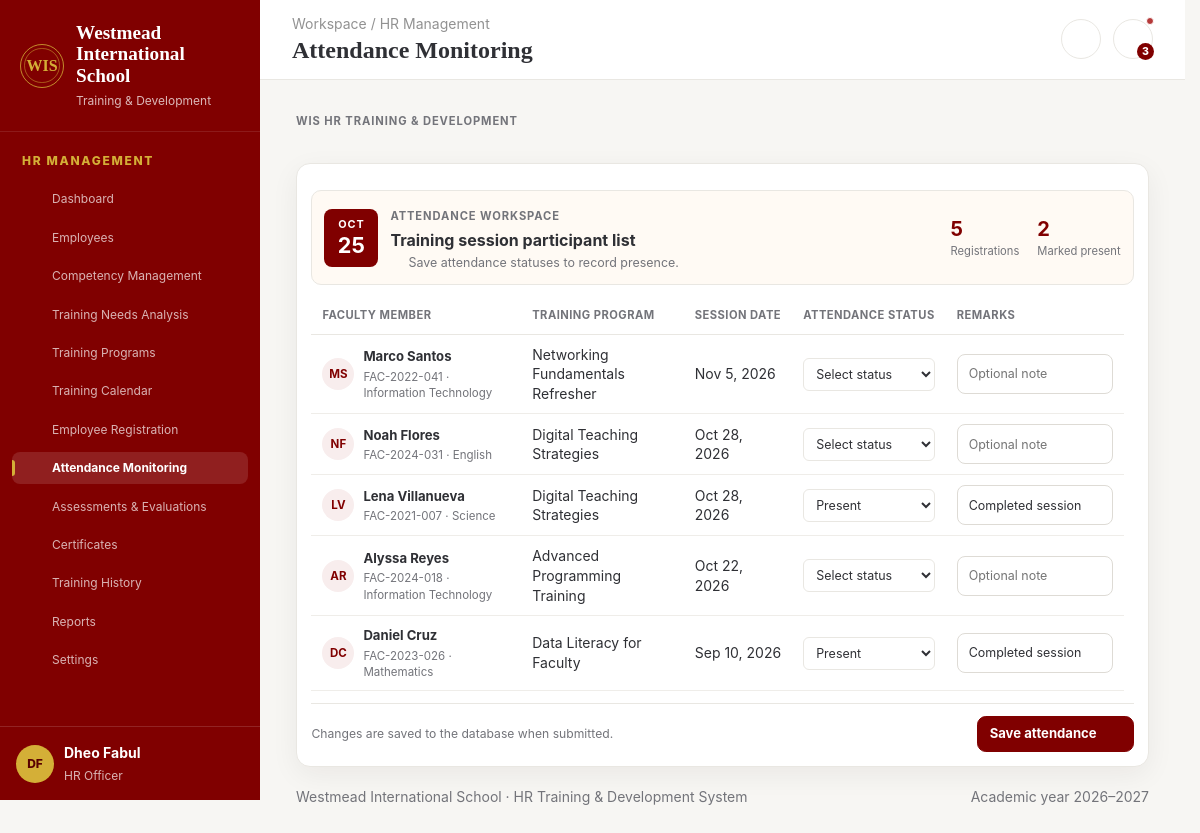
/admin/attendance.php (signed in), run on the app's committed database.
### tables this page shows
CREATE TABLE `registrations` (
  `id` int(10) UNSIGNED NOT NULL,
  `employee_id` int(10) UNSIGNED NOT NULL,
  `program_id` int(10) UNSIGNED NOT NULL,
  `status` enum('Registered','In Progress','Completed','Withdrawn') NOT NULL DEFAULT 'Registered',
  `registered_at` timestamp NOT NULL DEFAULT current_timestamp()
);

CREATE TABLE `employees` (
  `id` int(10) UNSIGNED NOT NULL,
  `employee_code` varchar(30) NOT NULL,
  `first_name` varchar(80) NOT NULL,
  `last_name` varchar(80) NOT NULL,
  `email` varchar(160) NOT NULL,
  `phone` varchar(35) DEFAULT NULL,
  `department` varchar(100) NOT NULL,
  `job_title` varchar(120) NOT NULL,
  `specialization` varchar(120) NOT NULL,
  `hire_date` date DEFAULT NULL,
  `employment_status` enum('Active','On Leave','Inactive') NOT NULL DEFAULT 'Active',
  `created_at` timestamp NOT NULL DEFAULT current_timestamp()
);

CREATE TABLE `training_programs` (
  `id` int(10) UNSIGNED NOT NULL,
  `title` varchar(180) NOT NULL,
  `category` varchar(120) NOT NULL,
  `specialization` varchar(120) NOT NULL,
  `description` text DEFAULT NULL,
  `trainer_user_id` int(10) UNSIGNED DEFAULT NULL,
  `start_date` date NOT NULL,
  `end_date` date DEFAULT NULL,
  `start_time` time DEFAULT NULL,
  `venue` varchar(160) DEFAULT NULL,
  `capacity` smallint(5) UNSIGNED NOT NULL DEFAULT 30,
  `status` enum('Draft','Upcoming','Ongoing','Completed','Cancelled') NOT NULL DEFAULT 'Upcoming',
  `created_by` int(10) UNSIGNED DEFAULT NULL,
  `created_at` timestamp NOT NULL DEFAULT current_timestamp()
);

CREATE TABLE `attendance` (
  `id` int(10) UNSIGNED NOT NULL,
  `registration_id` int(10) UNSIGNED NOT NULL,
  `attendance_status` enum('Present','Late','Absent','Excused') NOT NULL DEFAULT 'Present',
  `remarks` varchar(255) DEFAULT NULL,
  `marked_by` int(10) UNSIGNED DEFAULT NULL,
  `marked_at` timestamp NOT NULL DEFAULT current_timestamp() ON UPDATE current_timestamp()
);

### admin/attendance.php (called while the page is built, shortened)
<?php
require_once __DIR__ . '/../includes/page_bootstrap.php';
require_once __DIR__ . '/../includes/renderers/attendance.php';
$content = render_attendance($pdo, $user);

### includes/page_bootstrap.php (called while the page is built, shortened)
<?php
require_once __DIR__ . '/functions.php';
require_once __DIR__ . '/render_helpers.php';
require_once __DIR__ . '/layout.php';
$user = current_user();

### includes/renderers/attendance.php (the view, shortened to what this page needs)
<?php
function render_attendance(PDO $pdo, array $user): string
{
    $role = strtolower((string)($user['role'] ?? ''));
    $sql = 'SELECT r.id AS registration_id, r.status AS registration_status, '
        . 'e.employee_code, e.first_name, e.last_name, e.department, '
        . 'p.title, p.start_date, a.attendance_status, a.remarks '
        . 'FROM registrations r '
        . 'JOIN employees e ON e.id = r.employee_id '
        . 'JOIN training_programs p ON p.id = r.program_id '
        . 'LEFT JOIN attendance a ON a.registration_id = r.id';
    $params = [];
    $sql .= ' ORDER BY p.start_date DESC, e.last_name, e.first_name';
    $st = $pdo->prepare($sql);
    $st->execute($params);
    $data = $st->fetchAll(PDO::FETCH_ASSOC);
    $html = '<div class="attendance-page">';
    $html .= page_intro(
        '',
        ''
    );
    $presentCount = count(array_filter(
        $data,
        static fn(array $row): bool => ($row['attendance_status'] ?? '') === 'Present'
    ));
    $html .= '<form method="post" class="attendance-form">'
        . '<input type="hidden" name="csrf_token" value="' . h(csrf_token()) . '">'
        . '<input type="hidden" name="action" value="mark_attendance">'
        . '<section class="card attendance-card">'
        . '<div class="session-banner">'
        . '<div class="date-tile light"><b>' . h(strtoupper(date('M'))) . '</b>'
        . '<strong>' . h(date('d')) . '</strong></div>'
        . '<div class="session-banner-copy"><span class="eyebrow">Attendance workspace</span>'
        . '<h3>Training session participant list</h3><p>'
        . icon('calendar', 13) . ' Save attendance statuses to record presence.</p></div>'
        . '<div class="session-stats"><span><b>' . count($data)
        . '</b><small>Registrations</small></span><span><b>' . $presentCount
        . '</b><small>Marked present</small></span></div></div>'
        . '<div class="table-wrap attendance-table-wrap" data-max-rows="5">'
        . '<table class="attendance-table"><thead><tr>'
        . '<th>Faculty member</th><th>Training program</th><th>Session date</th>'
        . '<th>Attendance status</th><th>Remarks</th></tr></thead><tbody>';
    foreach ($data as $r) {
        $id = (int)$r['registration_id'];
        $status = (string)($r['attendance_status'] ?? '');
        $firstName = (string)($r['first_name'] ?? '');
        $lastName = (string)($r['last_name'] ?? '');
        $fullName = trim($firstName . ' ' . $lastName);
        $startDate = !empty($r['start_date'])
            ? date('M j, Y', strtotime((string)$r['start_date']))
            : '—';
        $html .= '<tr><td><div class="person-cell"><span class="avatar">'
            . h(initials($fullName)) . '</span><span class="person-cell-details"><b>'
            . h($fullName) . '</b><small>'
            . h((string)($r['employee_code'] ?? '') . ' · ' . (string)($r['department'] ?? ''))
            . '</small></span></div></td><td>'
            . h((string)($r['title'] ?? '')) . '</td><td>' . h($startDate)
            . '</td><td><select name="attendance_status[' . $id . ']" class="table-input attendance-status" required>'
            . '<option value=""' . ($status === '' ? ' selected' : '') . '>Select status</option>';
        foreach (['Present', 'Late', 'Absent', 'Excused'] as $value) {
            $selected = $status === $value ? ' selected' : '';
            $html .= '<option value="' . h($value) . '"' . $selected . '>'
                . h($value) . '</option>';
        }
        $html .= '</select></td><td><input name="remarks[' . $id
            . ']" class="table-input attendance-remarks" value="'
            . h((string)($r['remarks'] ?? ''))
            . '" placeholder="Optional note" aria-label="Remarks for '
            . h($fullName) . '"></td></tr>';
    }
    $html .= '</tbody></table></div>'
        . '<div class="save-bar attendance-save-bar"><span>Changes are saved to the database when submitted.</span>'
        . '<button class="btn" type="submit">Save attendance ' . icon('check')
        . '</button></div></section></form></div>';
    return $html;
}

### data on the page
registrations: employee.last_name "MS", employee.last_name "Marco Santos", employee.department "FAC-2022-041 · Information Technology", program.title "Networking Fundamentals Refresher", program.start_date "Nov 5, 2026", id "Select status"
registrations: employee.last_name "NF", employee.last_name "Noah Flores", employee.department "FAC-2024-031 · English", program.title "Digital Teaching Strategies", program.start_date "Oct 28, 2026", id "Select status"
registrations: employee.last_name "LV", employee.last_name "Lena Villanueva", employee.department "FAC-2021-007 · Science", program.title "Digital Teaching Strategies", program.start_date "Oct 28, 2026", id.attendance_status "Present", remarks "Completed session"
registrations: employee.last_name "AR", employee.last_name "Alyssa Reyes", employee.department "FAC-2024-018 · Information Technology", program.title "Advanced Programming Training", program.start_date "Oct 22, 2026", id "Select status"
registrations: employee.last_name "DC", employee.last_name "Daniel Cruz", employee.department "FAC-2023-026 · Mathematics", program.title "Data Literacy for Faculty", program.start_date "Sep 10, 2026", id.attendance_status "Present", remarks "Completed session"

### other printed values
$roleText "HR MANAGEMENT"
$label "Dashboard"
$label "Employees"
$label "Competency Management"
$label "Training Needs Analysis"
$label "Training Programs"
$label "Training Calendar"
$label "Employee Registration"
$label "Attendance Monitoring"
$label "Assessments & Evaluations"
$label "Certificates"
$label "Training History"
$label "Reports"
$label "Settings"
$initial "DF"
